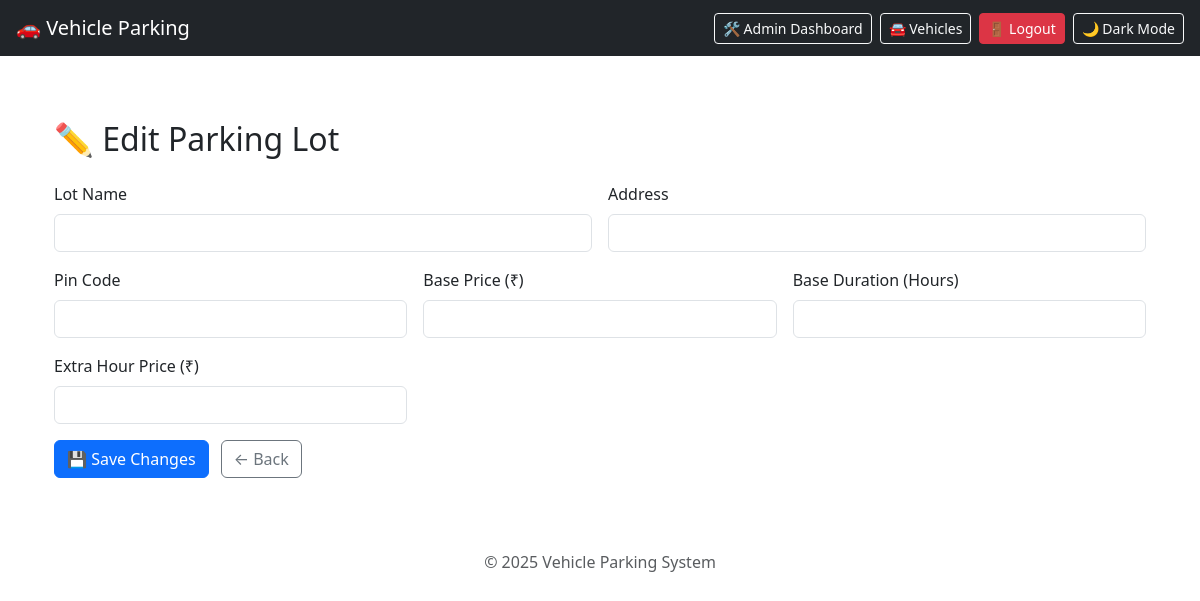
Before: /edit_lot/6 (signed in) with the older database file.
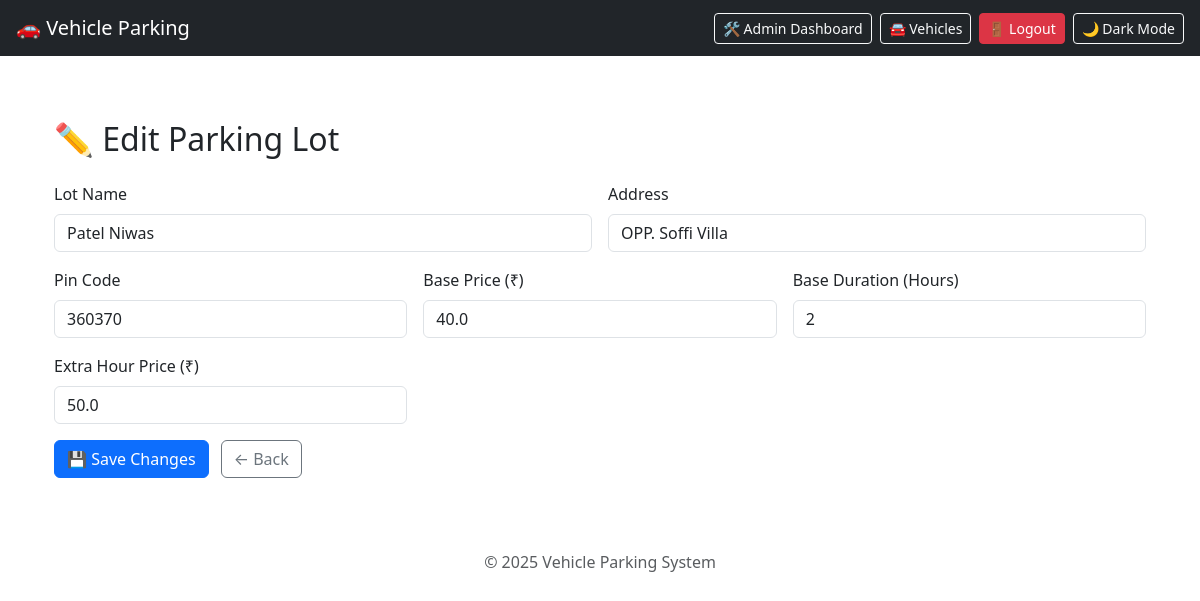
After: the same page with the newer database file.
### tables this page shows
CREATE TABLE parking_lots (
            id INTEGER PRIMARY KEY AUTOINCREMENT,
            name TEXT NOT NULL,
            address TEXT NOT NULL,
            pin_code TEXT,
            total_spots INTEGER NOT NULL,
            available_spots INTEGER NOT NULL
        , price_per_hour REAL DEFAULT 20.0, flat_price REAL, base_price REAL DEFAULT 80, base_duration INTEGER DEFAULT 2, extra_hour_price REAL DEFAULT 50);

### app.py (the view, shortened to what this page needs)
@app.route('/edit_lot/<int:lot_id>', methods=['GET', 'POST'])
def edit_lot(lot_id):
    if session.get('role') != 'admin':
        return redirect(url_for('login'))
    conn = get_db_connection()
    lot = conn.execute('SELECT * FROM parking_lots WHERE id = ?', (lot_id,)).fetchone()
    conn.close()
    return render_template('edit_lot.html', lot=lot)

### app.py (called while the page is built)
def get_db_connection():
    conn = sqlite3.connect(DATABASE)
    conn.row_factory = sqlite3.Row
    return conn

### templates/edit_lot.html (shortened to what this page needs)
{% extends "base.html" %}
{% block content %}
<div class="container mt-4">
  <h2 class="mb-4">✏️ Edit Parking Lot</h2>
  <form method="POST" class="row g-3">
    <div class="col-md-6">
      <label for="name" class="form-label">Lot Name</label>
      <input type="text" class="form-control" id="name" name="name" value="{{ lot.name }}" required>
    </div>
    <div class="col-md-6">
      <label for="address" class="form-label">Address</label>
      <input type="text" class="form-control" id="address" name="address" value="{{ lot.address }}" required>
    </div>
    <div class="col-md-4">
      <label for="pin_code" class="form-label">Pin Code</label>
      <input type="text" class="form-control" id="pin_code" name="pin_code" value="{{ lot.pin_code }}">
    </div>
    <div class="col-md-4">
      <label for="base_price" class="form-label">Base Price (₹)</label>
      <input type="number" step="0.01" class="form-control" id="base_price" name="base_price" value="{{ lot.base_price }}" required>
    </div>
    <div class="col-md-4">
      <label for="base_duration" class="form-label">Base Duration (Hours)</label>
      <input type="number" class="form-control" id="base_duration" name="base_duration" value="{{ lot.base_duration }}" required>
    </div>
    <div class="col-md-4">
      <label for="extra_hour_price" class="form-label">Extra Hour Price (₹)</label>
      <input type="number" step="0.01" class="form-control" id="extra_hour_price" name="extra_hour_price" value="{{ lot.extra_hour_price }}" required>
    </div>
    <div class="col-12">
      <button type="submit" class="btn btn-primary">💾 Save Changes</button>
      <a href="{{ url_for('view_lots') }}" class="btn btn-outline-secondary ms-2">← Back</a>
    </div>
  </form>
</div>
{% endblock %}

Changed rows visible on the page:
added parking_lots: name "Patel Niwas", address "OPP. Soffi Villa", pin_code "360370", base_price "40.0", base_duration "2", extra_hour_price "50.0"
